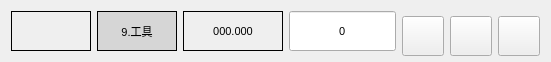
       <widget class="QWidget" name="layoutWidget">
        <property name="geometry">
         <rect>
          <x>10</x>
          <y>690</y>
          <width>551</width>
          <height>51</height>
         </rect>
        </property>
        <layout class="QGridLayout" name="gridLayout_44">
         <item row="0" column="0">
          <widget class="QLabel" name="label_device_state9">
           <property name="minimumSize">
            <size>
             <width>80</width>
             <height>40</height>
            </size>
           </property>
           <property name="maximumSize">
            <size>
             <width>80</width>
             <height>40</height>
            </size>
           </property>
           <property name="styleSheet">
            <string notr="true">QLabel {
    text-align: center; /* 水平居中文本 */
    vertical-align: middle; /* 垂直居中文本 */
    border: 1px solid black;
    image: url(:/img/images/icon_redLight.png);
}</string>
           </property>
           <property name="text">
            <string/>
           </property>
           <property name="alignment">
            <set>Qt::AlignCenter</set>
           </property>
          </widget>
         </item>
         <item row="0" column="1">
          <widget class="QLabel" name="label_sta_shaft10">
           <property name="minimumSize">
            <size>
             <width>80</width>
             <height>40</height>
            </size>
           </property>
           <property name="font">
            <font>
             <family>Arial</family>
             <pointsize>8</pointsize>
            </font>
           </property>
           <property name="styleSheet">
            <string notr="true">QLabel {
	background-color: rgb(214, 214, 214);
    text-align: center; /* 水平居中文本 */
    vertical-align: middle; /* 垂直居中文本 */
    border: 1px solid black;
}</string>
           </property>
           <property name="text">
            <string>9.工具</string>
           </property>
           <property name="alignment">
            <set>Qt::AlignCenter</set>
           </property>
          </widget>
         </item>
         <item row="0" column="2">
          <widget class="QLabel" name="label_pos_shaft9">
           <property name="minimumSize">
            <size>
             <width>100</width>
             <height>40</height>
            </size>
           </property>
           <property name="font">
            <font>
             <family>Arial</family>
             <pointsize>8</pointsize>
            </font>
           </property>
           <property name="styleSheet">
            <string notr="true">QLabel{
  border:1px solid black;
}</string>
           </property>
           <property name="text">
            <string>000.000</string>
           </property>
           <property name="alignment">
            <set>Qt::AlignCenter</set>
           </property>
          </widget>
         </item>
         <item row="0" column="3">
          <widget class="QLineEdit" name="lineEdit_setPos_shaft9">
           <property name="minimumSize">
            <size>
             <width>100</width>
             <height>40</height>
            </size>
           </property>
           <property name="maximumSize">
            <size>
             <width>120</width>
             <height>50</height>
            </size>
           </property>
           <property name="font">
            <font>
             <family>Arial</family>
             <pointsize>8</pointsize>
            </font>
           </property>
           <property name="text">
            <string>0</string>
           </property>
           <property name="alignment">
            <set>Qt::AlignCenter</set>
           </property>
          </widget>
         </item>
         <item row="0" column="4">
          <widget class="QPushButton" name="btn_moveFwd_shaft9">
           <property name="minimumSize">
            <size>
             <width>42</width>
             <height>40</height>
            </size>
           </property>
           <property name="maximumSize">
            <size>
             <width>30</width>
             <height>30</height>
            </size>
           </property>
           <property name="font">
            <font>
             <family>等线</family>
             <pointsize>14</pointsize>
            </font>
           </property>
           <property name="cursor">
            <cursorShape>PointingHandCursor</cursorShape>
           </property>
           <property name="styleSheet">
            <string notr="true">border-image: url(:/img/images/icon_moveFwd.png);


</string>
           </property>
           <property name="text">
            <string/>
           </property>
          </widget>
         </item>
         <item row="0" column="5">
          <widget class="QPushButton" name="btn_moveBwd_shaft9">
           <property name="minimumSize">
            <size>
             <width>42</width>
             <height>40</height>
            </size>
           </property>
           <property name="maximumSize">
            <size>
             <width>30</width>
             <height>30</height>
            </size>
           </property>
           <property name="font">
            <font>
             <family>等线</family>
             <pointsize>14</pointsize>
            </font>
           </property>
           <property name="cursor">
            <cursorShape>PointingHandCursor</cursorShape>
           </property>
           <property name="styleSheet">
            <string notr="true">border-image: url(:/img/images/icon_moveBwd.png);


</string>
           </property>
           <property name="text">
            <string/>
           </property>
          </widget>
         </item>
         <item row="0" column="6">
          <widget class="QPushButton" name="btn_moveRel_shaft9">
           <property name="minimumSize">
            <size>
             <width>42</width>
             <height>40</height>
            </size>
           </property>
           <property name="maximumSize">
            <size>
             <width>30</width>
             <height>30</height>
            </size>
           </property>
           <property name="font">
            <font>
             <family>等线</family>
             <pointsize>14</pointsize>
            </font>
           </property>
           <property name="cursor">
            <cursorShape>PointingHandCursor</cursorShape>
           </property>
           <property name="styleSheet">
            <string notr="true">border-image: url(:/img/images/icon_moveRel.png);


</string>
           </property>
           <property name="text">
            <string/>
           </property>
          </widget>
         </item>
        </layout>
       </widget>
